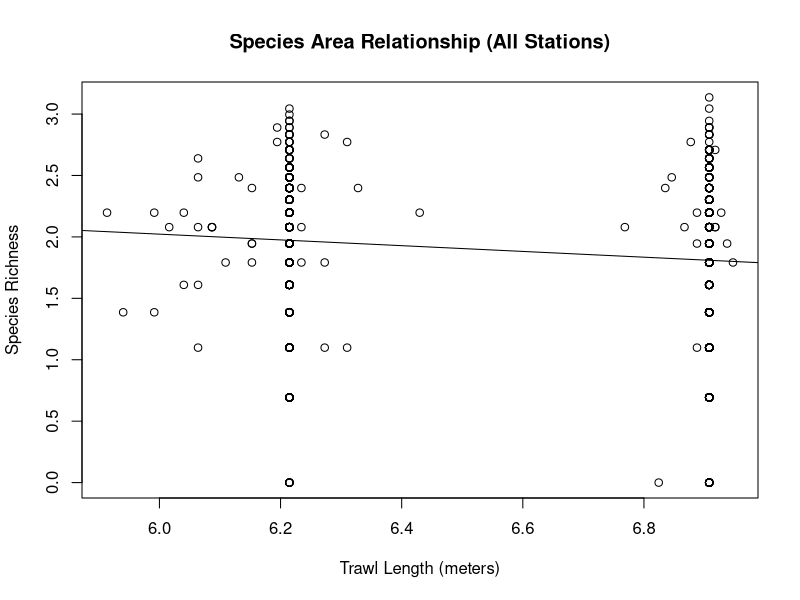
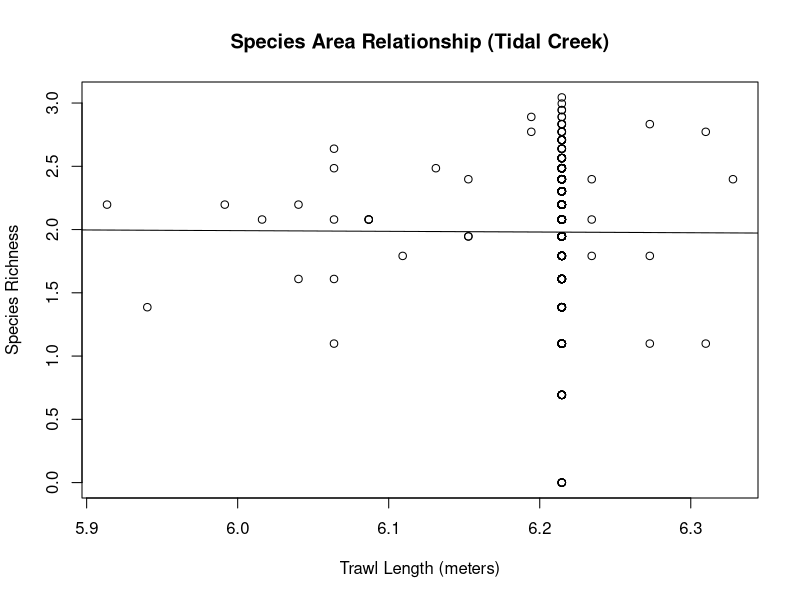
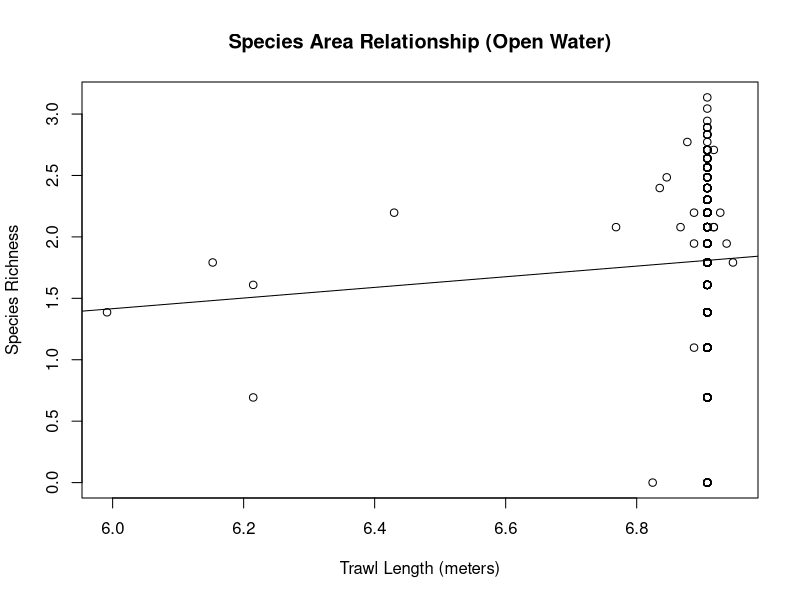
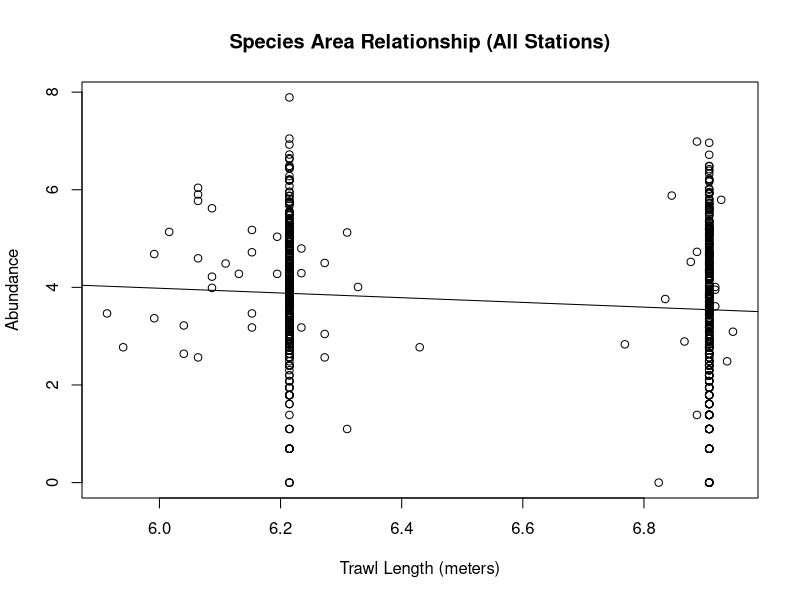
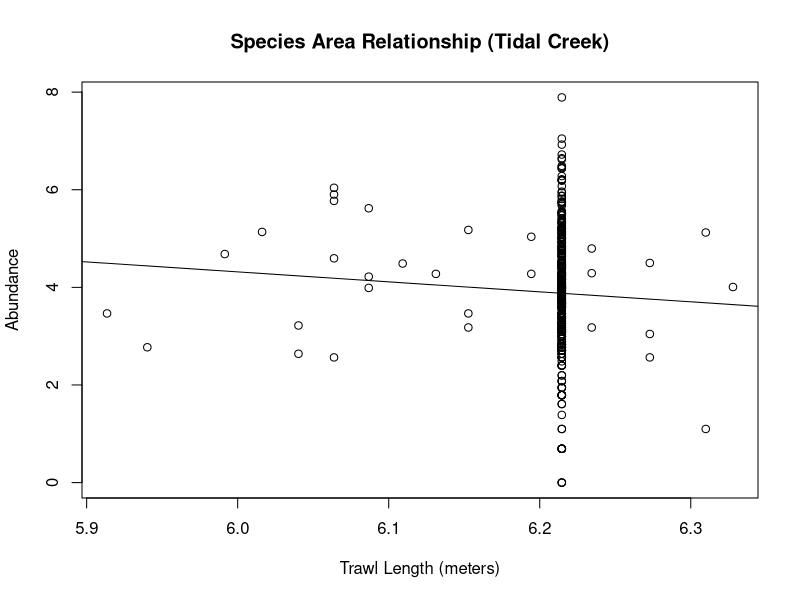
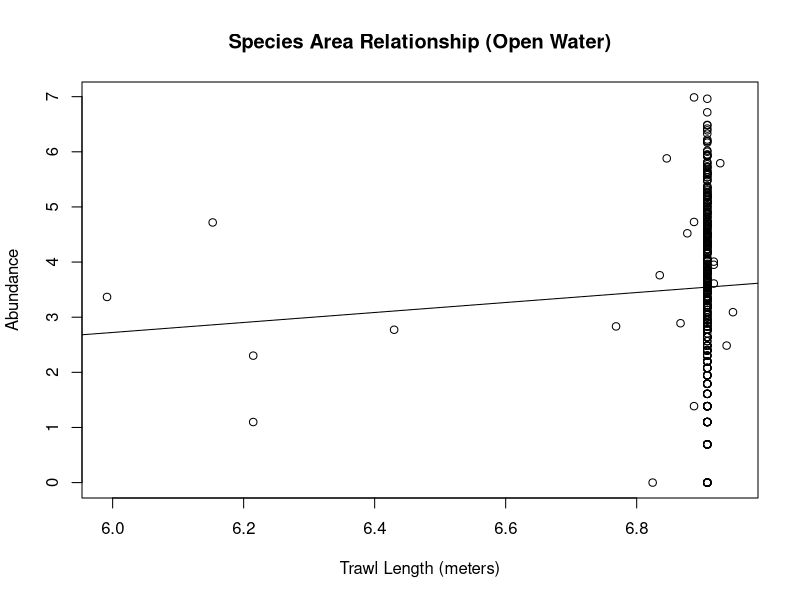

Reproduce these figures in R, in order.
#SPECIES AREA RELATIONSHIPS
##analyze patterns between trawl distances and species richness/abundance 
##(ie, do longer trawls produce more individuals/higher species richness)

#load required packages
library(tidyverse)

#STEP 1: DATA WRANGLING

#import dataset
trawl_raw_data <- read.csv("./data/trawl_species_data_raw.csv")

#group raw data by station, summarize data to get richness and abundance
trawl_new <-  trawl_raw_data %>% 
              group_by(STATION_ID, STATION_TYPE) %>% 
              summarize(n_distinct(SP_CODE, na.rm = T), sum(ABUNDANCE))

#total trawl distances by removing duplicate records created by rows of species, group by station, and total trawl tow distance
trawl_tow_dist <- trawl_raw_data[,c(3,4,6)] %>% 
                  distinct(SAMPLE_ID, .keep_all = T) %>% 
                  group_by(STATION_ID) %>% 
                  summarize(sum(TOW_DIST_m))

#combine resulting dataframes back into one
trawl_dataset <- full_join(trawl_new, trawl_tow_dist, by = "STATION_ID")

#rename columns
names(trawl_dataset) <- c("STATION_ID", "STATION_TYPE", "SP_RICH", "ABUNDANCE", "TOW_DIST_m")

#remove trawls with 0 sp richness and 0 abundances (as the following plots will be log transformed)
trawl_data_final <- trawl_dataset %>% filter(SP_RICH != 0)

#STEP 2: MODELLING 

#create linear models between species richness/abundance and trawl distances (both log-trasnformed) for all stations and separated by station type

lm_rich_dist_all   <- lm(log(SP_RICH) ~ log(TOW_DIST_m), data = trawl_data_final)
lm_rich_dist_tidal <- lm(log(SP_RICH) ~ log(TOW_DIST_m), data = subset(trawl_data_final, STATION_TYPE == "TidalCreek"))
lm_rich_dist_open  <- lm(log(SP_RICH) ~ log(TOW_DIST_m), data = subset(trawl_data_final, STATION_TYPE == "OpenWater"))

lm_abun_dist_all   <- lm(log(ABUNDANCE) ~ log(TOW_DIST_m), data = trawl_data_final)
lm_abun_dist_tidal <- lm(log(ABUNDANCE) ~ log(TOW_DIST_m), data = subset(trawl_data_final, STATION_TYPE == "TidalCreek"))
lm_abun_dist_open  <- lm(log(ABUNDANCE) ~ log(TOW_DIST_m), data = subset(trawl_data_final, STATION_TYPE == "OpenWater"))

#plot relationships as scatter plots with lm regression line

plot_rich_dist_all   <- plot(log(SP_RICH) ~ log(TOW_DIST_m), data = trawl_data_final, 
                              xlab = "Trawl Length (meters)", ylab = "Species Richness", main = "Species Area Relationship (All Stations)") + 
                              abline(lm_rich_dist_all)

plot_rich_dist_tidal <- plot(log(SP_RICH) ~ log(TOW_DIST_m), data = subset(trawl_data_final, STATION_TYPE == "TidalCreek"),
                              xlab = "Trawl Length (meters)", ylab = "Species Richness", main = "Species Area Relationship (Tidal Creek)") + 
                              abline(lm_rich_dist_tidal)

plot_rich_dist_open  <- plot(log(SP_RICH) ~ log(TOW_DIST_m), data = subset(trawl_data_final, STATION_TYPE == "OpenWater"),
                              xlab = "Trawl Length (meters)", ylab = "Species Richness", main = "Species Area Relationship (Open Water)") + 
                              abline(lm_rich_dist_open)

plot_abun_dist_all   <- plot(log(ABUNDANCE) ~ log(TOW_DIST_m), data = trawl_data_final,
                              xlab = "Trawl Length (meters)", ylab = "Abundance", main = "Species Area Relationship (All Stations)") + 
                              abline(lm_abun_dist_all)

plot_abun_dist_tidal <- plot(log(ABUNDANCE) ~ log(TOW_DIST_m), data = subset(trawl_data_final, STATION_TYPE == "TidalCreek"),
                              xlab = "Trawl Length (meters)", ylab = "Abundance", main = "Species Area Relationship (Tidal Creek)") + 
                              abline(lm_abun_dist_tidal)

plot_abun_dist_open  <- plot(log(ABUNDANCE) ~ log(TOW_DIST_m), data = subset(trawl_data_final, STATION_TYPE == "OpenWater"),
                              xlab = "Trawl Length (meters)", ylab = "Abundance", main = "Species Area Relationship (Open Water)") + 
                              abline(lm_abun_dist_open)